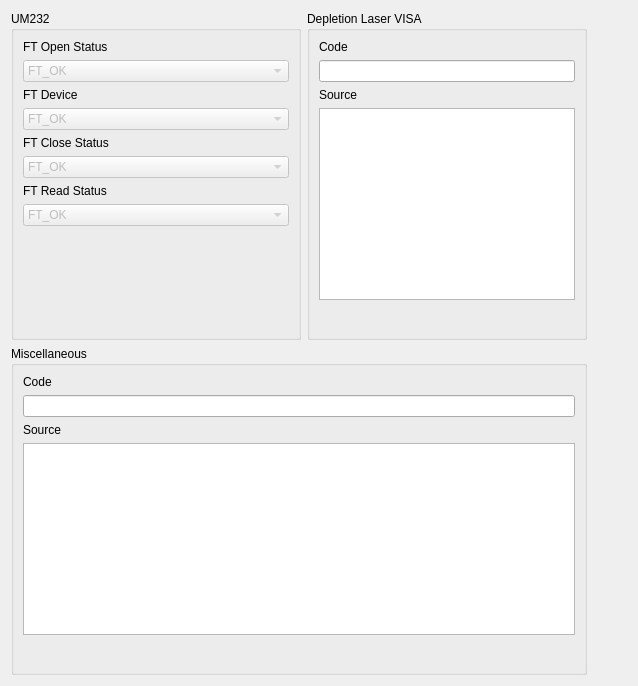
        <widget class="QWidget" name="errors">
         <attribute name="title">
          <string>Errors</string>
         </attribute>
         <layout class="QGridLayout" name="gridLayout_35">
          <item row="1" column="0" colspan="2">
           <widget class="QGroupBox" name="groupBox_9">
            <property name="title">
             <string>Miscellaneous</string>
            </property>
            <layout class="QGridLayout" name="gridLayout_34">
             <item row="0" column="0">
              <layout class="QVBoxLayout" name="verticalLayout_75">
               <item>
                <layout class="QVBoxLayout" name="verticalLayout_76">
                 <item>
                  <widget class="QLabel" name="label_74">
                   <property name="text">
                    <string>Code</string>
                   </property>
                  </widget>
                 </item>
                 <item>
                  <widget class="QLineEdit" name="lineEdit_5"/>
                 </item>
                </layout>
               </item>
               <item>
                <layout class="QVBoxLayout" name="verticalLayout_77">
                 <item>
                  <widget class="QLabel" name="label_75">
                   <property name="text">
                    <string>Source</string>
                   </property>
                  </widget>
                 </item>
                 <item>
                  <widget class="QPlainTextEdit" name="depVISAerrorText_2">
                   <property name="readOnly">
                    <bool>true</bool>
                   </property>
                  </widget>
                 </item>
                </layout>
               </item>
               <item>
                <widget class="QPushButton" name="ledDepVISAError_2">
                 <property name="enabled">
                  <bool>true</bool>
                 </property>
                 <property name="sizePolicy">
                  <sizepolicy hsizetype="Expanding" vsizetype="Expanding">
                   <horstretch>0</horstretch>
                   <verstretch>0</verstretch>
                  </sizepolicy>
                 </property>
                 <property name="minimumSize">
                  <size>
                   <width>0</width>
                   <height>0</height>
                  </size>
                 </property>
                 <property name="maximumSize">
                  <size>
                   <width>9999</width>
                   <height>9999</height>
                  </size>
                 </property>
                 <property name="styleSheet">
                  <string notr="true"/>
                 </property>
                 <property name="text">
                  <string/>
                 </property>
                 <property name="icon">
                  <iconset resource="../icons.qrc">
                   <normaloff>:/icons/led_off.png</normaloff>:/icons/led_off.png</iconset>
                 </property>
                 <property name="iconSize">
                  <size>
                   <width>32</width>
                   <height>32</height>
                  </size>
                 </property>
                 <property name="autoDefault">
                  <bool>false</bool>
                 </property>
                 <property name="default">
                  <bool>false</bool>
                 </property>
                 <property name="flat">
                  <bool>true</bool>
                 </property>
                </widget>
               </item>
              </layout>
             </item>
            </layout>
           </widget>
          </item>
          <item row="0" column="1">
           <widget class="QGroupBox" name="groupBox_5">
            <property name="title">
             <string>Depletion Laser VISA</string>
            </property>
            <layout class="QGridLayout" name="gridLayout_32">
             <item row="0" column="0">
              <layout class="QVBoxLayout" name="verticalLayout_63">
               <item>
                <layout class="QVBoxLayout" name="verticalLayout_64">
                 <item>
                  <widget class="QLabel" name="label_64">
                   <property name="text">
                    <string>Code</string>
                   </property>
                  </widget>
                 </item>
                 <item>
                  <widget class="QLineEdit" name="lineEdit_4"/>
                 </item>
                </layout>
               </item>
               <item>
                <layout class="QVBoxLayout" name="verticalLayout_65">
                 <item>
                  <widget class="QLabel" name="label_65">
                   <property name="text">
                    <string>Source</string>
                   </property>
                  </widget>
                 </item>
                 <item>
                  <widget class="QPlainTextEdit" name="depVISAerrorText">
                   <property name="readOnly">
                    <bool>true</bool>
                   </property>
                  </widget>
                 </item>
                </layout>
               </item>
               <item>
                <widget class="QPushButton" name="ledDepVISAError">
                 <property name="enabled">
                  <bool>true</bool>
                 </property>
                 <property name="sizePolicy">
                  <sizepolicy hsizetype="Expanding" vsizetype="Expanding">
                   <horstretch>0</horstretch>
                   <verstretch>0</verstretch>
                  </sizepolicy>
                 </property>
                 <property name="minimumSize">
                  <size>
                   <width>0</width>
                   <height>0</height>
                  </size>
                 </property>
                 <property name="maximumSize">
                  <size>
                   <width>9999</width>
                   <height>9999</height>
                  </size>
                 </property>
                 <property name="styleSheet">
                  <string notr="true"/>
                 </property>
                 <property name="text">
                  <string/>
                 </property>
                 <property name="icon">
                  <iconset resource="../icons.qrc">
                   <normaloff>:/icons/led_off.png</normaloff>:/icons/led_off.png</iconset>
                 </property>
                 <property name="iconSize">
                  <size>
                   <width>32</width>
                   <height>32</height>
                  </size>
                 </property>
                 <property name="autoDefault">
                  <bool>false</bool>
                 </property>
                 <property name="default">
                  <bool>false</bool>
                 </property>
                 <property name="flat">
                  <bool>true</bool>
                 </property>
                </widget>
               </item>
              </layout>
             </item>
            </layout>
           </widget>
          </item>
          <item row="0" column="0">
           <widget class="QGroupBox" name="groupBox_8">
            <property name="title">
             <string>UM232</string>
            </property>
            <layout class="QGridLayout" name="gridLayout_33">
             <item row="0" column="0">
              <layout class="QVBoxLayout" name="verticalLayout_66">
               <item>
                <layout class="QVBoxLayout" name="verticalLayout_5">
                 <item>
                  <layout class="QVBoxLayout" name="verticalLayout_69">
                   <item>
                    <widget class="QLabel" name="label_67">
                     <property name="text">
                      <string>FT Open Status</string>
                     </property>
                    </widget>
                   </item>
                   <item>
                    <widget class="QComboBox" name="comboBox">
                     <property name="enabled">
                      <bool>false</bool>
                     </property>
                     <item>
                      <property name="text">
                       <string>FT_OK</string>
                      </property>
                     </item>
                     <item>
                      <property name="text">
                       <string>FT_INVALID_HANDLE</string>
                      </property>
                     </item>
                     <item>
                      <property name="text">
                       <string>FT_DEVICE_NOT_FOUND</string>
                      </property>
                     </item>
                     <item>
                      <property name="text">
                       <string>FT_DEVICE_NOT_OPENED</string>
                      </property>
                     </item>
                     <item>
                      <property name="text">
                       <string>FT_IO_ERROR</string>
                      </property>
                     </item>
                     <item>
                      <property name="text">
                       <string>FT_INSUFFICIENT_RESOURCES</string>
                      </property>
                     </item>
                     <item>
                      <property name="text">
                       <string>FT_INVALID_PARAMETER</string>
                      </property>
                     </item>
                     <item>
                      <property name="text">
                       <string>FT_INVALID_BAUD_RATE</string>
                      </property>
                     </item>
                     <item>
                      <property name="text">
                       <string>FT_DEVICE_NOT_OPENED_FOR_ERASE</string>
                      </property>
                     </item>
                     <item>
                      <property name="text">
                       <string>FT_DEVICE_NOT_OPENED_FOR_WRITE</string>
                      </property>
                     </item>
                     <item>
                      <property name="text">
                       <string>FT_FAILED_TO_WRITE_DEVICE</string>
                      </property>
                     </item>
                     <item>
                      <property name="text">
                       <string>FT_EEPROM_READ_FAILED</string>
                      </property>
                     </item>
                     <item>
                      <property name="text">
                       <string>FT_EEPROM_WRITE_FAILED</string>
                      </property>
                     </item>
                     <item>
                      <property name="text">
                       <string>FT_EEPROM_ERASE_FAILED</string>
                      </property>
                     </item>
                     <item>
                      <property name="text">
                       <string>FT_EEPROM_NOT_PRESENT</string>
                      </property>
                     </item>
                     <item>
                      <property name="text">
                       <string>FT_EEPROM_NOT_PROGRAMMED</string>
                      </property>
                     </item>
                     <item>
                      <property name="text">
                       <string>FT_INVALID_ARGS</string>
                      </property>
                     </item>
                     <item>
                      <property name="text">
                       <string>FT_NOT_SUPPORTED</string>
                      </property>
                     </item>
                     <item>
                      <property name="text">
                       <string>FT_OTHER_ERROR</string>
                      </property>
                     </item>
                    </widget>
                   </item>
                  </layout>
                 </item>
                 <item>
                  <layout class="QVBoxLayout" name="verticalLayout_70">
                   <item>
                    <widget class="QLabel" name="label_68">
                     <property name="text">
                      <string>FT Device</string>
                     </property>
                    </widget>
                   </item>
                   <item>
                    <widget class="QComboBox" name="comboBox_2">
                     <property name="enabled">
                      <bool>false</bool>
                     </property>
                     <item>
                      <property name="text">
                       <string>FT_OK</string>
                      </property>
                     </item>
                     <item>
                      <property name="text">
                       <string>FT_INVALID_HANDLE</string>
                      </property>
                     </item>
                     <item>
                      <property name="text">
                       <string>FT_DEVICE_NOT_FOUND</string>
                      </property>
                     </item>
                     <item>
                      <property name="text">
                       <string>FT_DEVICE_NOT_OPENED</string>
                      </property>
                     </item>
                     <item>
                      <property name="text">
                       <string>FT_IO_ERROR</string>
                      </property>
                     </item>
                     <item>
                      <property name="text">
                       <string>FT_INSUFFICIENT_RESOURCES</string>
                      </property>
                     </item>
                     <item>
                      <property name="text">
                       <string>FT_INVALID_PARAMETER</string>
                      </property>
                     </item>
                     <item>
                      <property name="text">
                       <string>FT_INVALID_BAUD_RATE</string>
                      </property>
                     </item>
                     <item>
                      <property name="text">
                       <string>FT_DEVICE_NOT_OPENED_FOR_ERASE</string>
                      </property>
                     </item>
                     <item>
                      <property name="text">
                       <string>FT_DEVICE_NOT_OPENED_FOR_WRITE</string>
                      </property>
                     </item>
                     <item>
                      <property name="text">
                       <string>FT_FAILED_TO_WRITE_DEVICE</string>
                      </property>
                     </item>
                     <item>
                      <property name="text">
                       <string>FT_EEPROM_READ_FAILED</string>
                      </property>
                     </item>
                     <item>
                      <property name="text">
                       <string>FT_EEPROM_WRITE_FAILED</string>
                      </property>
                     </item>
                     <item>
                      <property name="text">
                       <string>FT_EEPROM_ERASE_FAILED</string>
                      </property>
                     </item>
                     <item>
                      <property name="text">
                       <string>FT_EEPROM_NOT_PRESENT</string>
                      </property>
                     </item>
                     <item>
                      <property name="text">
                       <string>FT_EEPROM_NOT_PROGRAMMED</string>
                      </property>
                     </item>
                     <item>
                      <property name="text">
                       <string>FT_INVALID_ARGS</string>
                      </property>
                     </item>
                     <item>
                      <property name="text">
                       <string>FT_NOT_SUPPORTED</string>
                      </property>
                     </item>
                     <item>
                      <property name="text">
                       <string>FT_OTHER_ERROR</string>
                      </property>
                     </item>
                    </widget>
                   </item>
                  </layout>
                 </item>
                 <item>
                  <layout class="QVBoxLayout" name="verticalLayout_73">
                   <item>
                    <widget class="QLabel" name="label_72">
                     <property name="text">
                      <string>FT Close Status</string>
                     </property>
                    </widget>
                   </item>
                   <item>
                    <widget class="QComboBox" name="comboBox_3">
                     <property name="enabled">
                      <bool>false</bool>
                     </property>
                     <item>
                      <property name="text">
                       <string>FT_OK</string>
                      </property>
                     </item>
                     <item>
                      <property name="text">
                       <string>FT_INVALID_HANDLE</string>
                      </property>
                     </item>
                     <item>
                      <property name="text">
                       <string>FT_DEVICE_NOT_FOUND</string>
                      </property>
                     </item>
                     <item>
                      <property name="text">
                       <string>FT_DEVICE_NOT_OPENED</string>
                      </property>
                     </item>
                     <item>
                      <property name="text">
                       <string>FT_IO_ERROR</string>
                      </property>
                     </item>
                     <item>
                      <property name="text">
                       <string>FT_INSUFFICIENT_RESOURCES</string>
                      </property>
                     </item>
                     <item>
                      <property name="text">
                       <string>FT_INVALID_PARAMETER</string>
                      </property>
                     </item>
                     <item>
                      <property name="text">
                       <string>FT_INVALID_BAUD_RATE</string>
                      </property>
                     </item>
                     <item>
                      <property name="text">
                       <string>FT_DEVICE_NOT_OPENED_FOR_ERASE</string>
                      </property>
                     </item>
                     <item>
                      <property name="text">
                       <string>FT_DEVICE_NOT_OPENED_FOR_WRITE</string>
                      </property>
                     </item>
                     <item>
                      <property name="text">
                       <string>FT_FAILED_TO_WRITE_DEVICE</string>
                      </property>
                     </item>
                     <item>
                      <property name="text">
                       <string>FT_EEPROM_READ_FAILED</string>
                      </property>
                     </item>
                     <item>
                      <property name="text">
                       <string>FT_EEPROM_WRITE_FAILED</string>
                      </property>
                     </item>
                     <item>
                      <property name="text">
                       <string>FT_EEPROM_ERASE_FAILED</string>
                      </property>
                     </item>
                     <item>
                      <property name="text">
                       <string>FT_EEPROM_NOT_PRESENT</string>
                      </property>
                     </item>
                     <item>
                      <property name="text">
                       <string>FT_EEPROM_NOT_PROGRAMMED</string>
                      </property>
                     </item>
                     <item>
                      <property name="text">
                       <string>FT_INVALID_ARGS</string>
                      </property>
                     </item>
                     <item>
                      <property name="text">
                       <string>FT_NOT_SUPPORTED</string>
                      </property>
                     </item>
                     <item>
                      <property name="text">
                       <string>FT_OTHER_ERROR</string>
                      </property>
                     </item>
                    </widget>
                   </item>
                  </layout>
                 </item>
                 <item>
                  <layout class="QVBoxLayout" name="verticalLayout_74">
                   <item>
                    <widget class="QLabel" name="label_73">
                     <property name="text">
                      <string>FT Read Status</string>
                     </property>
                    </widget>
                   </item>
                   <item>
                    <widget class="QComboBox" name="comboBox_4">
                     <property name="enabled">
                      <bool>false</bool>
                     </property>
                     <item>
                      <property name="text">
                       <string>FT_OK</string>
                      </property>
                     </item>
                     <item>
                      <property name="text">
                       <string>FT_INVALID_HANDLE</string>
                      </property>
                     </item>
                     <item>
                      <property name="text">
                       <string>FT_DEVICE_NOT_FOUND</string>
                      </property>
                     </item>
                     <item>
                      <property name="text">
                       <string>FT_DEVICE_NOT_OPENED</string>
                      </property>
                     </item>
                     <item>
                      <property name="text">
                       <string>FT_IO_ERROR</string>
                      </property>
                     </item>
                     <item>
                      <property name="text">
                       <string>FT_INSUFFICIENT_RESOURCES</string>
                      </property>
                     </item>
                     <item>
                      <property name="text">
                       <string>FT_INVALID_PARAMETER</string>
                      </property>
                     </item>
                     <item>
                      <property name="text">
                       <string>FT_INVALID_BAUD_RATE</string>
                      </property>
                     </item>
                     <item>
                      <property name="text">
                       <string>FT_DEVICE_NOT_OPENED_FOR_ERASE</string>
                      </property>
                     </item>
                     <item>
                      <property name="text">
                       <string>FT_DEVICE_NOT_OPENED_FOR_WRITE</string>
                      </property>
                     </item>
                     <item>
                      <property name="text">
                       <string>FT_FAILED_TO_WRITE_DEVICE</string>
                      </property>
                     </item>
                     <item>
                      <property name="text">
                       <string>FT_EEPROM_READ_FAILED</string>
                      </property>
                     </item>
                     <item>
                      <property name="text">
                       <string>FT_EEPROM_WRITE_FAILED</string>
                      </property>
                     </item>
                     <item>
                      <property name="text">
                       <string>FT_EEPROM_ERASE_FAILED</string>
                      </property>
                     </item>
                     <item>
                      <property name="text">
                       <string>FT_EEPROM_NOT_PRESENT</string>
                      </property>
                     </item>
                     <item>
                      <property name="text">
                       <string>FT_EEPROM_NOT_PROGRAMMED</string>
                      </property>
                     </item>
                     <item>
                      <property name="text">
                       <string>FT_INVALID_ARGS</string>
                      </property>
                     </item>
                     <item>
                      <property name="text">
                       <string>FT_NOT_SUPPORTED</string>
                      </property>
                     </item>
                     <item>
                      <property name="text">
                       <string>FT_OTHER_ERROR</string>
                      </property>
                     </item>
                    </widget>
                   </item>
                  </layout>
                 </item>
                </layout>
               </item>
               <item>
                <widget class="QPushButton" name="ledUM232Error">
                 <property name="enabled">
                  <bool>true</bool>
                 </property>
                 <property name="sizePolicy">
                  <sizepolicy hsizetype="Expanding" vsizetype="Expanding">
                   <horstretch>0</horstretch>
                   <verstretch>0</verstretch>
                  </sizepolicy>
                 </property>
                 <property name="minimumSize">
                  <size>
                   <width>0</width>
                   <height>0</height>
                  </size>
                 </property>
                 <property name="maximumSize">
                  <size>
                   <width>9999</width>
                   <height>9999</height>
                  </size>
                 </property>
                 <property name="styleSheet">
                  <string notr="true"/>
                 </property>
                 <property name="text">
                  <string/>
                 </property>
                 <property name="icon">
                  <iconset resource="../icons.qrc">
                   <normaloff>:/icons/led_off.png</normaloff>:/icons/led_off.png</iconset>
                 </property>
                 <property name="iconSize">
                  <size>
                   <width>32</width>
                   <height>32</height>
                  </size>
                 </property>
                 <property name="autoDefault">
                  <bool>false</bool>
                 </property>
                 <property name="default">
                  <bool>false</bool>
                 </property>
                 <property name="flat">
                  <bool>true</bool>
                 </property>
                </widget>
               </item>
              </layout>
             </item>
            </layout>
           </widget>
          </item>
          <item row="0" column="2">
           <spacer name="horizontalSpacer_6">
            <property name="orientation">
             <enum>Qt::Horizontal</enum>
            </property>
            <property name="sizeHint" stdset="0">
             <size>
              <width>40</width>
              <height>20</height>
             </size>
            </property>
           </spacer>
          </item>
         </layout>
        </widget>
